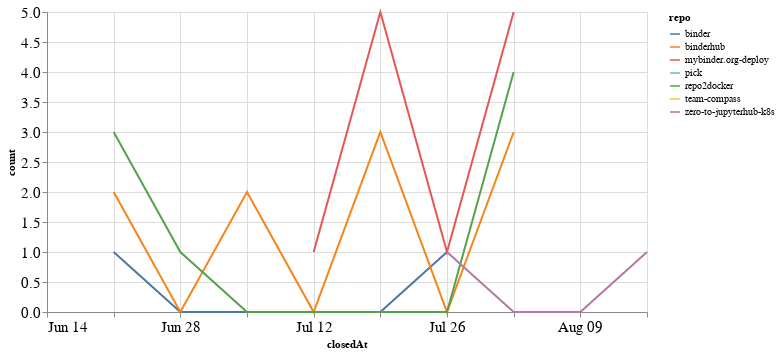

Write notebook code for a chart like this one.
### Code cell
closed_by_time = closed_by.groupby('repo').resample('W', on='closedAt').count()['author'].reset_index()
closed_by_time = closed_by_time.rename(columns={'author': 'count'})

alt.Chart(closed_by_time, width=600).mark_line().encode(
    x='closedAt',
    y='count',
    color='repo',
    tooltip="repo"
)

### Figure 1 — Vega-Lite specification as saved in the notebook (floating-point values rounded to 4 significant figures)
{"config": {"axisLeft": {"labelFontSize": 15}, "axisBottom": {"labelFontSize": 15}}, "data": {"name": "data-0de924f09298dcb4b946b59c04bbf2b8"}, "mark": "line", "encoding": {"color": {"type": "nominal", "field": "repo"}, "tooltip": {"type": "nominal", "field": "repo"}, "x": {"type": "temporal", "field": "closedAt"}, "y": {"type": "quantitative", "field": "count"}}, "width": 600, "$schema": "https://vega.github.io/schema/vega-lite/v4.8.1.json", "datasets": {"data-0de924f09298dcb4b946b59c04bbf2b8": [{"repo": "binder", "closedAt": "2020-06-21T00:00:00", "count": 1}, {"repo": "binder", "closedAt": "2020-06-28T00:00:00", "count": 0}, {"repo": "binder", "closedAt": "2020-07-05T00:00:00", "count": 0}, {"repo": "binder", "closedAt": "2020-07-12T00:00:00", "count": 0}, {"repo": "binder", "closedAt": "2020-07-19T00:00:00", "count": 0}, {"repo": "binder", "closedAt": "2020-07-26T00:00:00", "count": 1}, {"repo": "binderhub", "closedAt": "2020-06-21T00:00:00", "count": 2}, {"repo": "binderhub", "closedAt": "2020-06-28T00:00:00", "count": 0}, {"repo": "binderhub", "closedAt": "2020-07-05T00:00:00", "count": 2}, {"repo": "binderhub", "closedAt": "2020-07-12T00:00:00", "count": 0}, {"repo": "binderhub", "closedAt": "2020-07-19T00:00:00", "count": 3}, {"repo": "binderhub", "closedAt": "2020-07-26T00:00:00", "count": 0}, {"repo": "binderhub", "closedAt": "2020-08-02T00:00:00", "count": 3}, {"repo": "mybinder.org-deploy", "closedAt": "2020-07-12T00:00:00", "count": 1}, {"repo": "mybinder.org-deploy", "closedAt": "2020-07-19T00:00:00", "count": 5}, {"repo": "mybinder.org-deploy", "closedAt": "2020-07-26T00:00:00", "count": 1}, {"repo": "mybinder.org-deploy", "closedAt": "2020-08-02T00:00:00", "count": 5}, {"repo": "pick", "closedAt": "2020-06-14T00:00:00", "count": 1}, {"repo": "repo2docker", "closedAt": "2020-06-21T00:00:00", "count": 3}, {"repo": "repo2docker", "closedAt": "2020-06-28T00:00:00", "count": 1}, {"repo": "repo2docker", "closedAt": "2020-07-05T00:00:00", "count": 0}, {"repo": "repo2docker", "closedAt": "2020-07-12T00:00:00", "count": 0}, {"repo": "repo2docker", "closedAt": "2020-07-19T00:00:00", "count": 0}, {"repo": "repo2docker", "closedAt": "2020-07-26T00:00:00", "count": 0}, {"repo": "repo2docker", "closedAt": "2020-08-02T00:00:00", "count": 4}, {"repo": "team-compass", "closedAt": "2020-06-28T00:00:00", "count": 1}, {"repo": "zero-to-jupyterhub-k8s", "closedAt": "2020-07-26T00:00:00", "count": 1}, {"repo": "zero-to-jupyterhub-k8s", "closedAt": "2020-08-02T00:00:00", "count": 0}, {"repo": "zero-to-jupyterhub-k8s", "closedAt": "2020-08-09T00:00:00", "count": 0}, {"repo": "zero-to-jupyterhub-k8s", "closedAt": "2020-08-16T00:00:00", "count": 1}]}}
